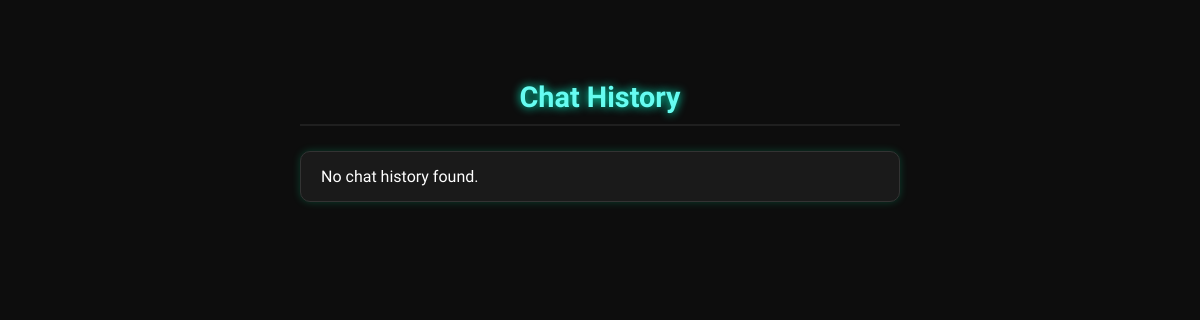
/chat_history (signed in), run on an earlier commit of the app's database.
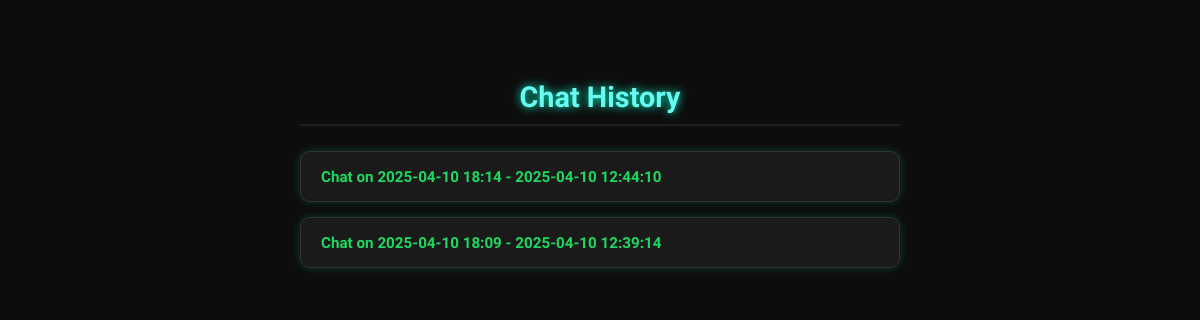
And on a later commit of the database.
### modeule.py (models this page shows)
class ChatHistory(db.Model):
    id = db.Column(db.Integer, primary_key=True)
    user_id = db.Column(db.Integer, db.ForeignKey('user.id'), nullable=False)
    title = db.Column(db.String(100), nullable=False)
    conversation = db.Column(db.Text, nullable=False)
    timestamp = db.Column(db.DateTime, default=datetime.utcnow)
    user = db.relationship('User', backref='chat_histories')

### app.py (the view)
@app.route('/chat_history')
@login_required
def chat_history():
    histories = ChatHistory.query.filter_by(user_id=current_user.id).order_by(ChatHistory.timestamp.desc()).all()
    return render_template('chat_history.html', histories=histories)

### modeule.py (called while the page is built)
@login_manager.user_loader
def load_user(user_id):
    return User.query.get(int(user_id))

### templates/chat_history.html (shortened to what this page needs)
<!DOCTYPE html>
<html lang="en">
  <head>
  </head>
  <body>
    <div class="container">
      <h2>Chat History</h2>
      <ul class="list-group">
        {% for history in histories %}
        <li class="list-group-item">
          <a href="{{ url_for('view_chat', history_id=history.id) }}">
            {{ history.title }} - {{ history.timestamp.strftime('%Y-%m-%d
            %H:%M:%S') }}
          </a>
        </li>
        {% else %}
        <li class="list-group-item">No chat history found.</li>
        {% endfor %}
      </ul>
    </div>
  </body>
</html>

### templates/chat_history.html (style rules this page uses)
* { box-sizing: border-box; margin: 0; padding: 0; }
html, body { height: 100%; width: 100%; background-color: #0d0d0d; font-family: "Orbitron", sans-serif; color: #ffffff; display: flex; justify-content: center; align-items: flex-start; padding-top: 40px; }
.container { width: 50%; max-width: 900px; }
h2 { color: #66fcf1; text-align: center; font-size: 1.8rem; text-shadow: 0 0 10px #00ffcc; border-bottom: 2px solid #1f1f1f; margin-bottom: 25px; padding-bottom: 10px; }
.list-group { list-style: none; padding: 0; }
.list-group-item { background-color: #1a1a1a; color: #ffffff; margin-bottom: 15px; padding: 15px 20px; border-radius: 10px; transition: background 0.3s ease, transform 0.2s ease; box-shadow: 0 0 8px rgba(0, 255, 170, 0.2); border: 1px solid #333; }
.list-group-item a { color: #1ed760; text-decoration: none; font-weight: 600; font-size: 0.95rem; }

What changed in the data, as far as the page shows it:
added ChatHistory: title "Chat on 2025-04-10 18:14", timestamp "2025-04-10 12:44:10"
added ChatHistory: title "Chat on 2025-04-10 18:09", timestamp "2025-04-10 12:39:14"
Also different on the page:
text no longer shown: "No chat history found."
